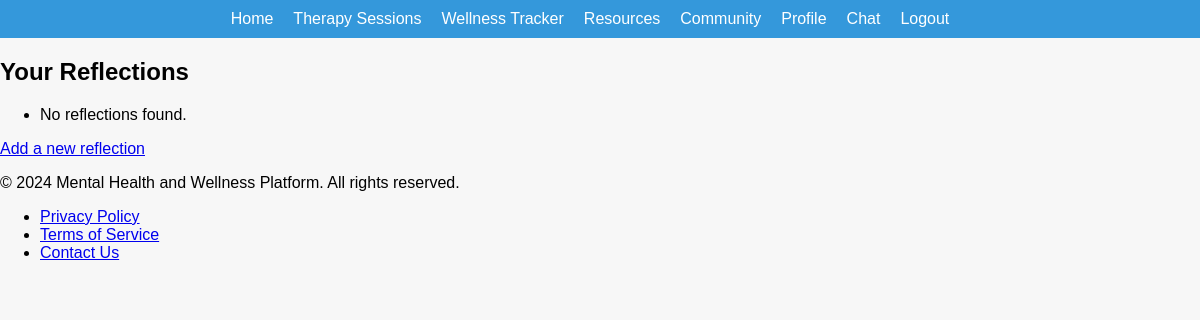
/tracker/reflections/ (signed in), run on an earlier commit of the app's database.
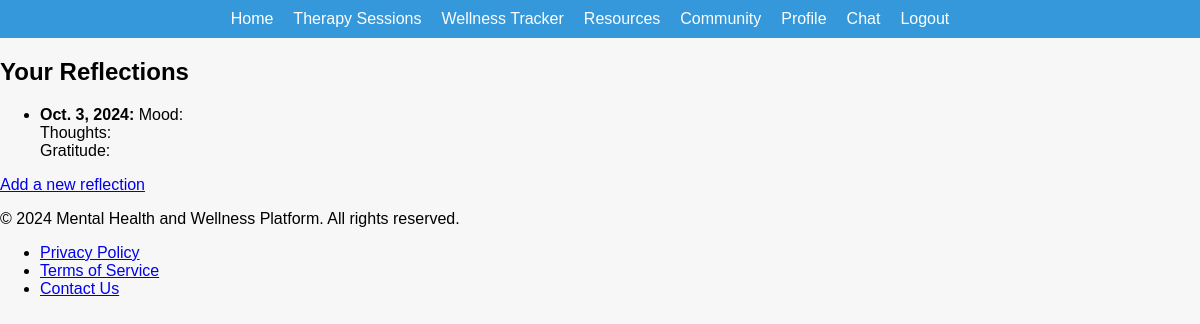
And on a later commit of the database.
### wellness_tracker/models.py (models this page shows, shortened)
class Reflection(models.Model):
    user = models.ForeignKey(settings.AUTH_USER_MODEL, on_delete=models.CASCADE)
    date = models.DateField(default=timezone.now)
    mood = models.CharField(max_length=50)
    thoughts = models.TextField()
    gratitude = models.TextField()
    class Meta:
        unique_together = ('user', 'date')  # Ensure one reflection per user per day
        ordering = ['-date']

### wellness_tracker/views.py (the view)
# urls.py: path('reflections/', views.reflection_list, name='reflection_list'),
@login_required
def reflection_list(request):
    reflections = Reflection.objects.filter(user=request.user).order_by('-date')
    return render(request, 'tracker/reflection_list.html', {'reflections': reflections})

### wellness_tracker/templates/tracker/reflection_list.html
{% extends 'base.html' %}
{% block content %}
  <h2>Your Reflections</h2>
  <ul>
    {% for reflection in reflections %}
      <li>
        <strong>{{ reflection.date }}:</strong> Mood: {{ reflection.mood }}<br>
        Thoughts: {{ reflection.thoughts }}<br>
        Gratitude: {{ reflection.gratitude }}
      </li>
    {% empty %}
      <li>No reflections found.</li>
    {% endfor %}
  </ul>
  <a href="{% url 'add_reflection' %}">Add a new reflection</a>
{% endblock %}

What changed in the data, as far as the page shows it:
added Reflection: date "Oct. 3, 2024"
Also different on the page:
text no longer shown: "No reflections found."
